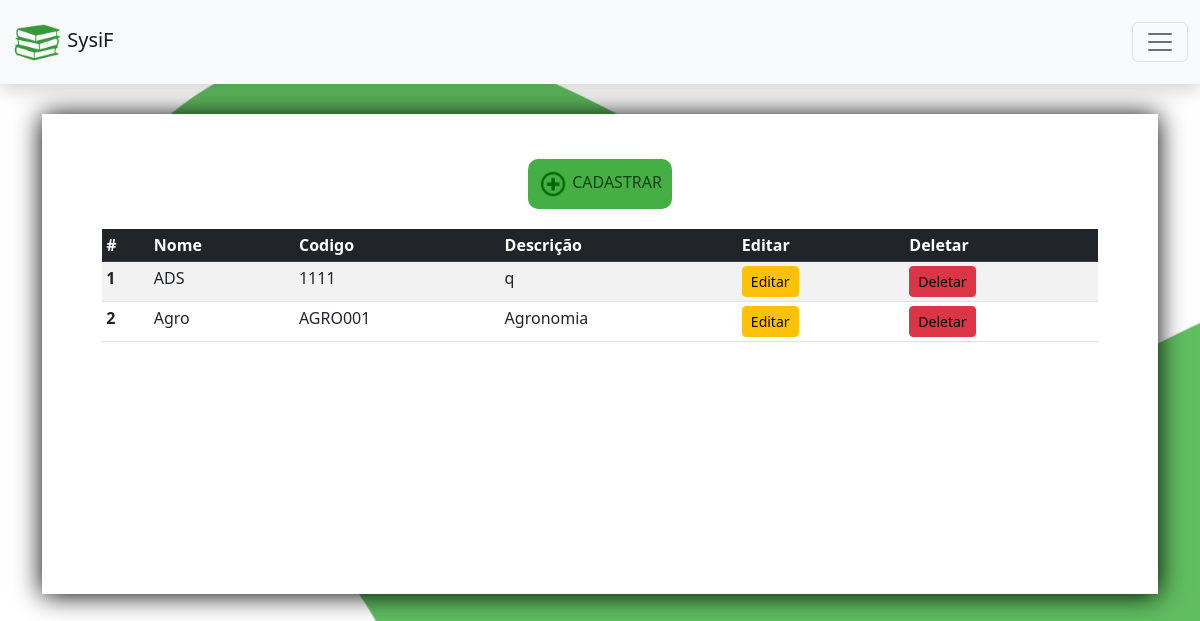
Page /curso/ on the committed database.
### curso/models.py (models this page shows, shortened)
class Curso(models.Model):
    nome_curso = models.CharField('Nome', max_length=250)
    codigo_curso = models.CharField('Código curso', max_length=100)
    descricao = models.CharField('Descrição', max_length=500)
    class Meta:
        verbose_name = 'Curso'
        ordering = ['nome_curso']

### curso/views.py (the view)
# urls.py: path('', views.dashboard, name='dashboard'),
def dashboard(request):
     cursos_cadastrados = Curso.objects.all()
     context ={
        'cursos_cadastrados': cursos_cadastrados,
     }
     return render(request, 'curso_dashboard.html', context)

### curso/templates/curso_dashboard.html (shortened to what this page needs)
{% extends 'base.html' %}
{% load static %}
{% load bootstrap %}
{% block content %}
    <div class="info-div">
        <a href="{% url 'curso:cadastrar' %}" class="cadastrar">
            <img src="../../static/img/cadastro_simbolo.png" alt="" width="30px">
            CADASTRAR
        </a>
    </div>
    <table class="table table-striped table-sm">
      <thead class="table-dark">
        <tr>
          <th scope="col">#</th>
          <th scope="col">Nome</th>
          <th scope="col">Codigo</th>
          <th scope="col">Descrição</th>
          <th scope="col">Editar</th>
          <th scope="col">Deletar</th>
        </tr>
      </thead>
      <tbody>
        {% for item in cursos_cadastrados %}
        <tr>
        <th scope="row">{{ forloop.counter }}</th>
          <td>{{item.nome_curso}}</td>
          <td>{{item.codigo_curso}}</td>
          <td>{{item.descricao}}</td>
          <td><a class="btn btn-sm btn-warning" href="{% url 'curso:editar' item.id %}">Editar</a></td>
          <td><a class="btn btn-sm btn-danger" href="{% url 'curso:deletar' item.id %}" onclick="return confirm('Deseja deletar esse curso?')">Deletar</a></td>
        {% endfor %}
        </tr>
    </tbody>
    </table>
{% endblock %}

### main/static/css/style.css (style rules this page uses)
body { background: rgb(255, 255, 255) url("../img/background.png") no-repeat left top; background-size: 1800px; }
table { margin-top: 20px; }
.list-group-item a, a:link, a:visited,a:active, a:hover { text-decoration: none; color: black; }
.btn { color: black; }
.info-div { margin: auto; display: flex; }
.info-div a, .info-div a:link, .info-div a:visited, .info-div a:active, .info-div a:hover { text-decoration: none; color: rgb(20, 65, 20); }
.cadastrar { border-radius: 10px; background-color: rgb(69, 175, 69); padding: 10px 10px; margin: auto; text-align: center; }
.cadastrar img { display: inline; }

### rows in the picture
Curso: nome_curso "ADS", codigo_curso "1111", descricao "q"
Curso: nome_curso "Agro", codigo_curso "AGRO001", descricao "Agronomia"
